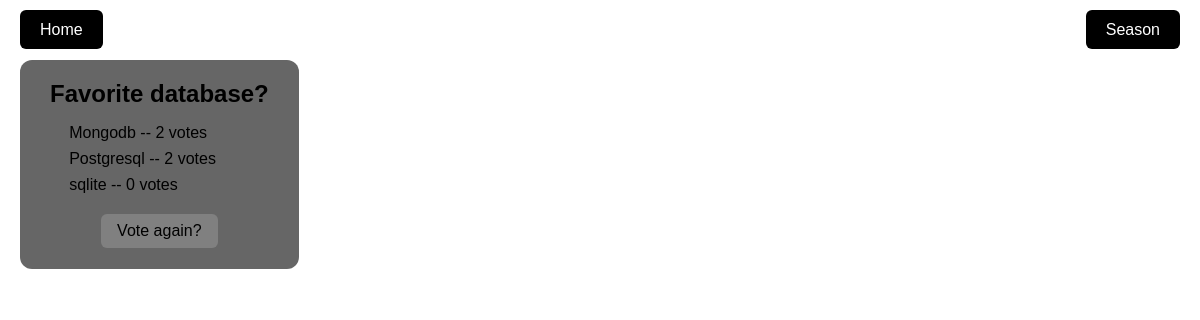
/polls/5/results/, run on an earlier commit of the app's database.
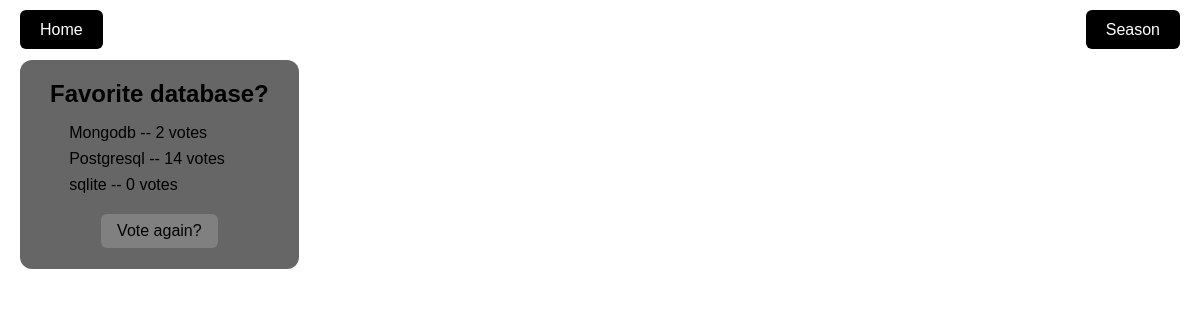
And on a later commit of the database.
### polls/models.py (models this page shows, shortened)
class Choice(models.Model):
    question = models.ForeignKey(Question, on_delete=models.CASCADE) # the question obj this goes with
    choice_text = models.CharField(max_length=200) #
    image_url = models.CharField(max_length=500, blank=True, null=True)  # path to image
    image_size = models.CharField(
        max_length=20,
        choices=[("inline", "Inline Icon"), ("small", "Small"), ("medium", "Medium"), ("large", "Large")],
        default="medium",
    )
    votes = models.IntegerField(default=0)

### polls/views.py (the view)
# urls.py: path("<int:pk>/results/", views.ResultsView.as_view(), name="results"),
class ResultsView(generic.DetailView):
    model = Question
    template_name = "polls/results.html"

### polls/templates/polls/results.html (shortened to what this page needs)
{% extends "base.html" %}
{% load static %}
{% block content %}
<div id="content" class="results-page">
  <div class="text-box">
    <h2>{{ question.question_text }}</h2>
    <ul>
      {% for choice in question.choice_set.all %}
        <li class="choice-container {{ choice.image_size }}">
            <label>
              {{ choice.choice_text }} -- {{ choice.votes }} vote{{ choice.votes|pluralize }}
            </label>
        </li>
      {% endfor %}
    </ul>
    <a href="{% url 'polls:detail' question.id %}" class="btn">Vote again?</a>
  </div>
</div>
{% endblock %}

What changed in the data, as far as the page shows it:
changed Choice "Postgresql": votes "2" → "14"
